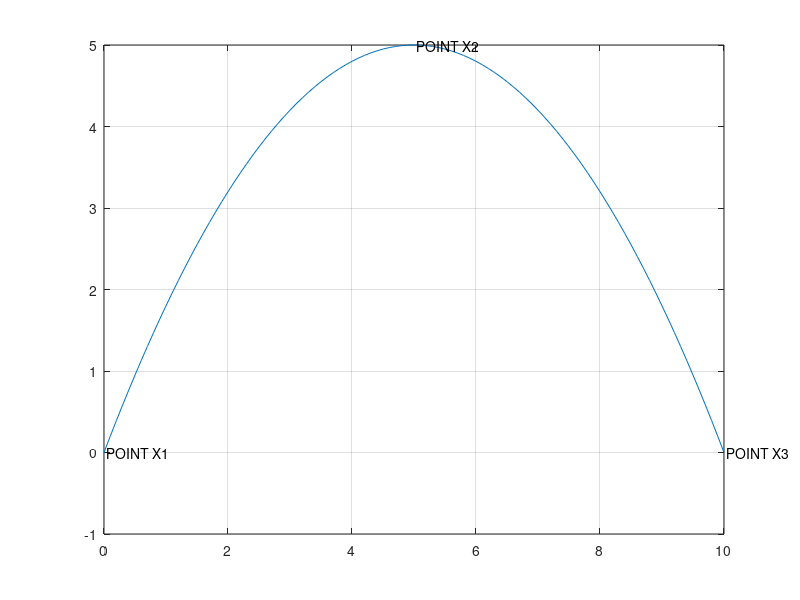

Write MATLAB code to recreate this figure.
x1=[0,0];
 x2=[5,5];
 x3=[10,0];
 Y=[x1(2);x2(2);x3(2)];
A=[x1(1)^2 x1(1) 1;x2(1)^2 x2(1) 1;x3(1)^2 x3(1) 1];
X=inv(A)*Y;
x=x1(1):0.1:x3(1);
Y=X(1)*x.^2+X(2)*x;
figure, plot(x,Y), grid on, 
hold on
text(x1(1),x1(2), ' POINT X1')
text(x2(1),x2(2), ' POINT X2')
text(x3(1),x3(2), ' POINT X3')
hold off